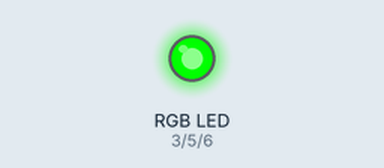
A sketch run on a simulated Arduino Uno, built with avr-gcc and run on an emulated ATmega328P. Parts: an RGB LED mixed from three pins (HIGH = lit).

Above: at 0.05 s.
At 1.25 s:
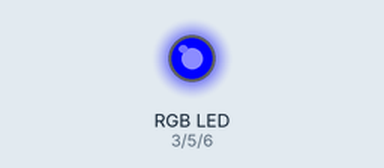
At 2.5 s:
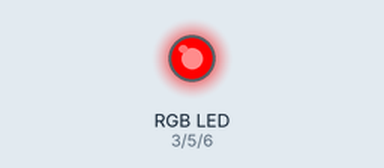
At 5.0 s:
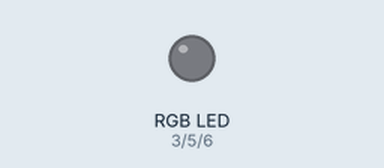
At 9.95 s:
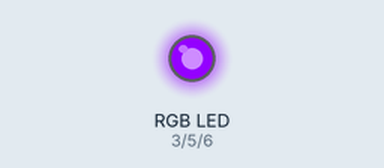
Timing chart, 0 to 13.0 s (numbered marks = the images above):
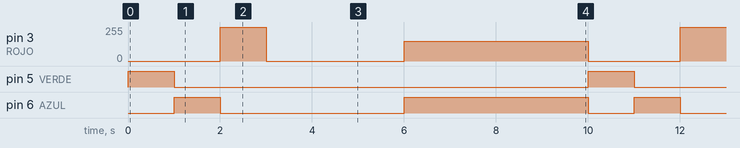

The sketch:

Clase_8.1__RGB___B_sico_.ino
```cpp
/*Clase 8.1 RGB Basico
Hay que destacar en este código la función void Color() que nos servirá
para definir las mezclas de luces coloreadas (G, B, R).

 */


//Pines

#define VERDE 5
#define AZUL 6
#define ROJO 3


void setup() {

pinMode (ROJO, OUTPUT);
pinMode (VERDE, OUTPUT);
pinMode (AZUL, OUTPUT);

digitalWrite(VERDE, LOW);
digitalWrite(AZUL, LOW);
digitalWrite(ROJO, LOW);
}

void Color(int G, int B, int R){

  analogWrite(VERDE, G) ;  // Green - Verde
  analogWrite(AZUL, B) ;   // Blue - Azul
  analogWrite(ROJO, R) ;   // Red - Rojo

}

void loop() {
  Color(255,0,0);     //Green
  delay(1000);
  Color(0,255 ,0);    //Blue
  delay(1000);
  Color(0,0,255);     //Red
  delay(1000);
  Color(0,0,0);       //Sin color o apagado
  delay(3000);
  Color(0,255,148);   //Purple, NUESTRA PRIMERA MEZCLA
  delay(4000);
   }
```

Measured:
- by itself, pin 3 (ROJO): repeats every 10.0 s: 0/255 3.0 s, 148/255 4.0 s, 0/255 2.0 s, 255/255 1.0 s
- by itself, pin 5 (VERDE): alternates HIGH for 1.0 s and LOW for 9.0 s
- by itself, pin 6 (AZUL): repeats every 10.0 s: LOW 4.0 s, HIGH 4.0 s, LOW 1.0 s, HIGH 1.0 s
